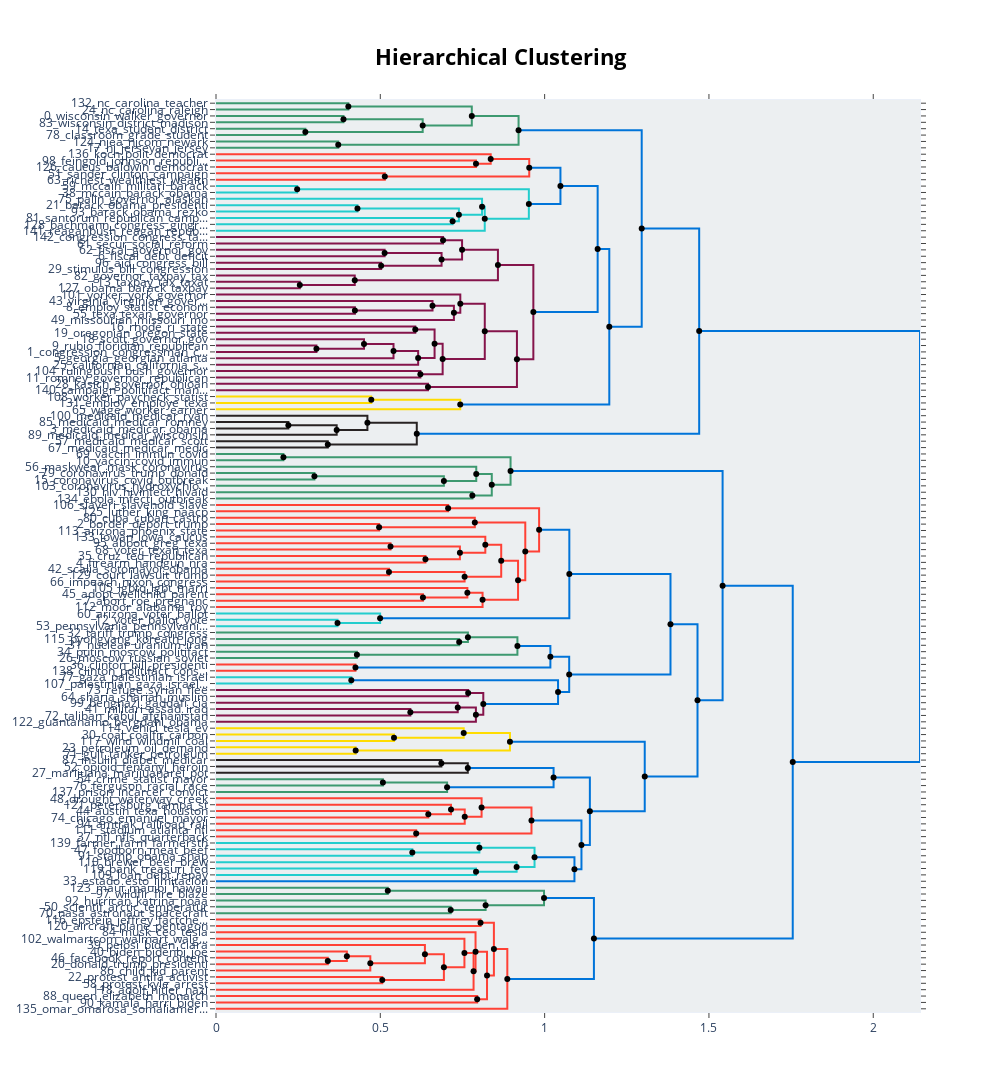

Write notebook code for a chart like this one.
### Code cell
from scipy.cluster import hierarchy as sch

# Hierarchical topics
linkage_function = lambda x: sch.linkage(x, 'single', optimal_ordering=True)
hierarchical_topics = topic_model.hierarchical_topics(clean_articles, linkage_function=linkage_function)

topic_model.visualize_hierarchy(hierarchical_topics=hierarchical_topics)
